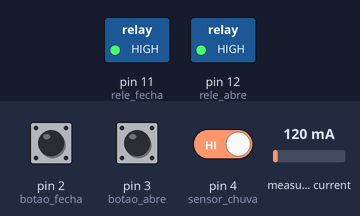
Simulated run of this sketch. Board: Arduino Uno, built with avr-gcc and run on an emulated ATmega328P. Parts: switched loads named in the sketch (green lamp = pin HIGH). The inputs (shaded band) are chosen by the test bench; at power-on: pin 2 (botao_fecha) LOW, pin 3 (botao_abre) LOW, pin 4 (sensor_chuva) HIGH, measured current 120 mA.

Above: at 1.2 s.
1.3 s: pin 2 (botao_fecha) pulled HIGH for 0.2 s
At 2.6 s:
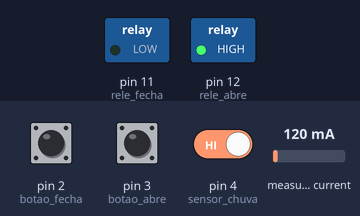
3.0 s: pin 2 (botao_fecha) pulled HIGH for 1 s
At 4.2 s:
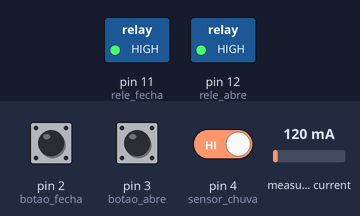
5.5 s: pin 3 (botao_abre) pulled HIGH for 0.2 s
At 5.9 s:
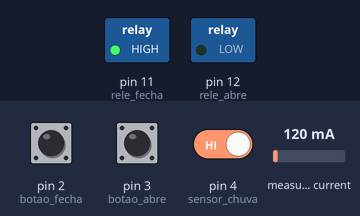
7.2 s: pin 3 (botao_abre) pulled HIGH for 1 s
At 8.7 s:
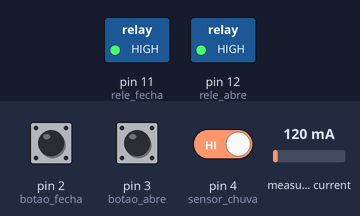
Timing chart, 0 to 10.2 s (numbered marks = the images above; inputs shaded):
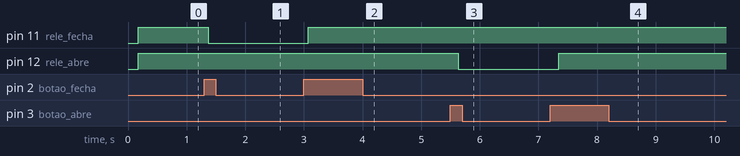

Measured:
- after the input at 1.3 s, pin 11 (rele_fecha): HIGH → LOW after 0.07 s
- after the input at 3.0 s, pin 11 (rele_fecha): LOW → HIGH after 0.07 s
- after the input at 5.5 s, pin 12 (rele_abre): HIGH → LOW after 0.14 s
- after the input at 7.2 s, pin 12 (rele_abre): LOW → HIGH after 0.14 s

The sketch:

codigo.ino
```cpp
//programa abrir e fechar toldo, com sensor de chuva

#include "EmonLib.h" //incluisao biblioteca do sensor de corrente

#define CURRENT_CAL 240.0 //valor de calibração
float ruido = 14.5; //ruino com carga desligada, ajustar até dar zero com carga desligada
EnergyMonitor emon1; //cria uma estância

const int pinoSensor = A0; //sensor de corrente no pino A0
const int botao_abre = 3; //botao abre no pino 3
const int botao_fecha = 2; //botao fecha no pino 4
const int sensor_chuva = 4; //sensor de chuva no pino 5
const int rele_abre = 12; // rele abre no pino 11
const int rele_fecha = 11; //rele fecha no pino 12


int estado_botao_abre = 0;
int estado_botao_fecha = 0;
int estado_sensor_chuva = 0;
int selo_abre = 0;
int selo_fecha = 0;
int ler_botao_abre = 0;
int ler_botao_fecha = 0;
int ler_sensor_chuva = 0;
int esta_fechado = 0;
int esta_aberto = 0;

void setup() {
  pinMode(botao_abre, INPUT);
  pinMode(botao_fecha, INPUT);
  pinMode(sensor_chuva, INPUT);
  pinMode(rele_abre, OUTPUT);
  pinMode(rele_fecha, OUTPUT);

  Serial.begin(9600);

  emon1.current(pinoSensor, CURRENT_CAL); //passa os parametros do pino analogico para função

}

void loop() {
  emon1.calcVI(17,100); //função de cálculo, 17 ms/tempo limite para fazer medição
  double currentDraw = emon1.Irms; //variavel recebe valor de corrente RMS obtido
  currentDraw = currentDraw-ruido; //variável recebe valor resultante da corrente RMS menos o ruido

  if(currentDraw < 0){ //se o valor da variável for menor que 0, faz
      currentDraw = 0; //variável recebe 0
  }


  estado_botao_abre = digitalRead(botao_abre);
  estado_botao_fecha = digitalRead(botao_fecha);
  estado_sensor_chuva = digitalRead(sensor_chuva);

  if (currentDraw > 30){
    selo_abre = LOW;
    selo_fecha = LOW;
  }

//abrir toldo

   if (selo_fecha == LOW) {

      if (ler_botao_abre == LOW){

         if (estado_botao_abre == HIGH) {
        selo_abre = !selo_abre;
        ler_botao_abre = HIGH;
        }
      }

      if (estado_botao_abre == LOW) {
      ler_botao_abre = LOW;
      }

   }

   if (selo_abre == HIGH){
          digitalWrite(rele_abre, LOW);
      } else{
      digitalWrite(rele_abre, HIGH);
      }

//fechar toldo

   if (selo_abre == LOW){

         if (ler_botao_fecha == LOW){

            if (estado_botao_fecha == HIGH) {
              selo_fecha = !selo_fecha;
              ler_botao_fecha = HIGH;
            }
            }

         if (ler_sensor_chuva == LOW){

            if (estado_sensor_chuva == LOW) {
            selo_fecha = !selo_fecha;
            ler_sensor_chuva = HIGH;
            }
            }

         if (estado_botao_fecha == LOW) {
            ler_botao_fecha = LOW;
         }

         if (estado_sensor_chuva == HIGH){
            ler_sensor_chuva = LOW;
         }

         if (selo_fecha == HIGH){
            digitalWrite(rele_fecha, LOW);
         } else{
            digitalWrite(rele_fecha, HIGH);
         }
   }

   if (selo_fecha == HIGH){
      digitalWrite(rele_fecha, LOW);
   } else{
      digitalWrite(rele_fecha, HIGH);
   }

}
```
